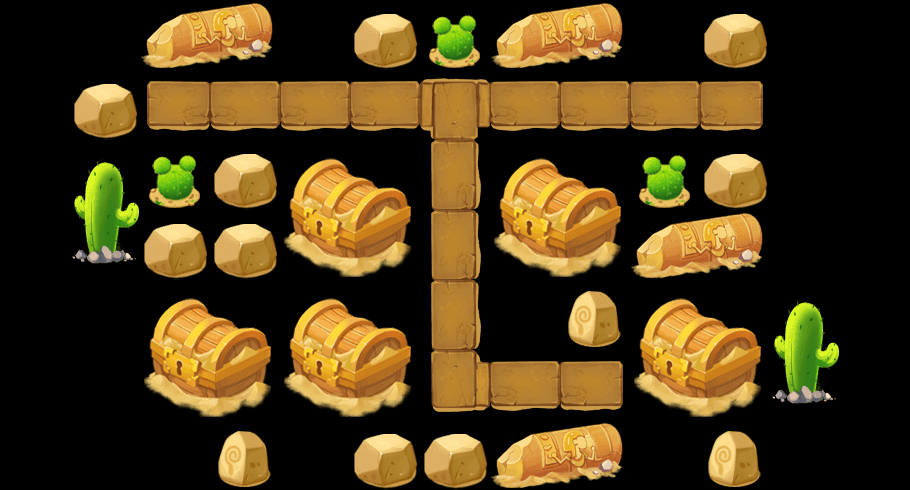

The image is a tile-based game level rendered from a .tmx file. Its description and source (layers, tilesets, objects; grid data summarised) follow:
An orthogonal 13x7 tile map with 70x70 px tiles, 2 tile layers (content, things) and 11 objects (hero, way1_0, way2_0, way1_1, way2_1, ...).

<map version="1.0" orientation="orthogonal" width="13" height="7" tilewidth="70" tileheight="70">
 <tileset firstgid="1" name="theme3Tiles" tilewidth="70" tileheight="70" spacing="2" margin="2">
  <image source="theme1Tiles.png" width="512" height="512" />
  <tile id="4">
   <properties>
    <property name="thingIdx" value="303" />
   </properties>
  </tile>
  <tile id="6">
   <properties>
    <property name="thingIdx" value="107" />
   </properties>
  </tile>
  <tile id="7">
   <properties>
    <property name="thingIdx" value="401" />
   </properties>
  </tile>
  <tile id="8">
   <properties>
    <property name="" value="" />
   </properties>
  </tile>
  <tile id="9">
   <properties>
    <property name="thingIdx" value="206" />
   </properties>
  </tile>
  <tile id="10">
   <properties>
    <property name="thingIdx" value="207" />
   </properties>
  </tile>
  <tile id="11">
   <properties>
    <property name="thingIdx" value="304" />
   </properties>
  </tile>
  <tile id="13">
   <properties>
    <property name="thingIdx" value="112" />
   </properties>
  </tile>
  <tile id="14">
   <properties>
    <property name="thingIdx" value="109" />
   </properties>
  </tile>
  <tile id="15">
   <properties>
    <property name="thingIdx" value="108" />
   </properties>
  </tile>
  <tile id="19">
   <properties>
    <property name="thingIdx" value="111" />
   </properties>
  </tile>
  <tile id="20">
   <properties>
    <property name="thingIdx" value="110" />
   </properties>
  </tile>
  <tile id="21">
   <properties>
    <property name="blank" value="1" />
   </properties>
  </tile>
  <tile id="22">
   <properties>
    <property name="way" value="1" />
   </properties>
  </tile>
  <tile id="23">
   <properties>
    <property name="way" value="1" />
   </properties>
  </tile>
  <tile id="24">
   <properties>
    <property name="way" value="1" />
   </properties>
  </tile>
  <tile id="25">
   <properties>
    <property name="way" value="1" />
   </properties>
  </tile>
  <tile id="26">
   <properties>
    <property name="way" value="1" />
   </properties>
  </tile>
  <tile id="27">
   <properties>
    <property name="way" value="1" />
   </properties>
  </tile>
  <tile id="28">
   <properties>
    <property name="way" value="1" />
   </properties>
  </tile>
  <tile id="29">
   <properties>
    <property name="way" value="1" />
   </properties>
  </tile>
  <tile id="30">
   <properties>
    <property name="way" value="1" />
   </properties>
  </tile>
  <tile id="31">
   <properties>
    <property name="way" value="1" />
   </properties>
  </tile>
  <tile id="32">
   <properties>
    <property name="way" value="1" />
   </properties>
  </tile>
  <tile id="33">
   <properties>
    <property name="way" value="1" />
   </properties>
  </tile>
  <tile id="34">
   <properties>
    <property name="way" value="1" />
   </properties>
  </tile>
  <tile id="35">
   <properties>
    <property name="way" value="1" />
   </properties>
  </tile>
  <tile id="36">
   <properties>
    <property name="way" value="1" />
   </properties>
  </tile>
  <tile id="37">
   <properties>
    <property name="way" value="1" />
   </properties>
  </tile>
 </tileset>
 <layer name="content" width="13" height="7">
  <data>[91 cells, 15 non-empty, 4 distinct tile ids]</data>
 </layer>
 <layer name="things" width="13" height="7">
  <data>[91 cells, 47 non-empty, 11 distinct tile ids]</data>
 </layer>
 <objectgroup name="objs" width="13" height="7">
  <object name="hero" x="510" y="254" width="25" height="20" />
  <object name="way1_0" x="165" y="95" width="26" height="22" />
  <object name="way2_0" x="719" y="98" width="19" height="19" />
  <object name="way1_1" x="434" y="92" width="17" height="23" />
  <object name="way2_1" x="457" y="94" width="14" height="24" />
  <object name="way1_2" x="436" y="370" width="18" height="20" />
  <object name="way2_2" x="465" y="367" width="18" height="24" />
  <object name="way1_3" x="576" y="373" width="19" height="18" />
  <object name="way2_3" x="602" y="374" width="14" height="20" />
  <object name="heart" x="594" y="389" width="32" height="18" />
  <object name="preTower" x="304" y="447" width="25" height="20">
   <properties>
    <property name="level" value="2" />
    <property name="towerIdx" value="1" />
   </properties>
  </object>
 </objectgroup>
</map>
